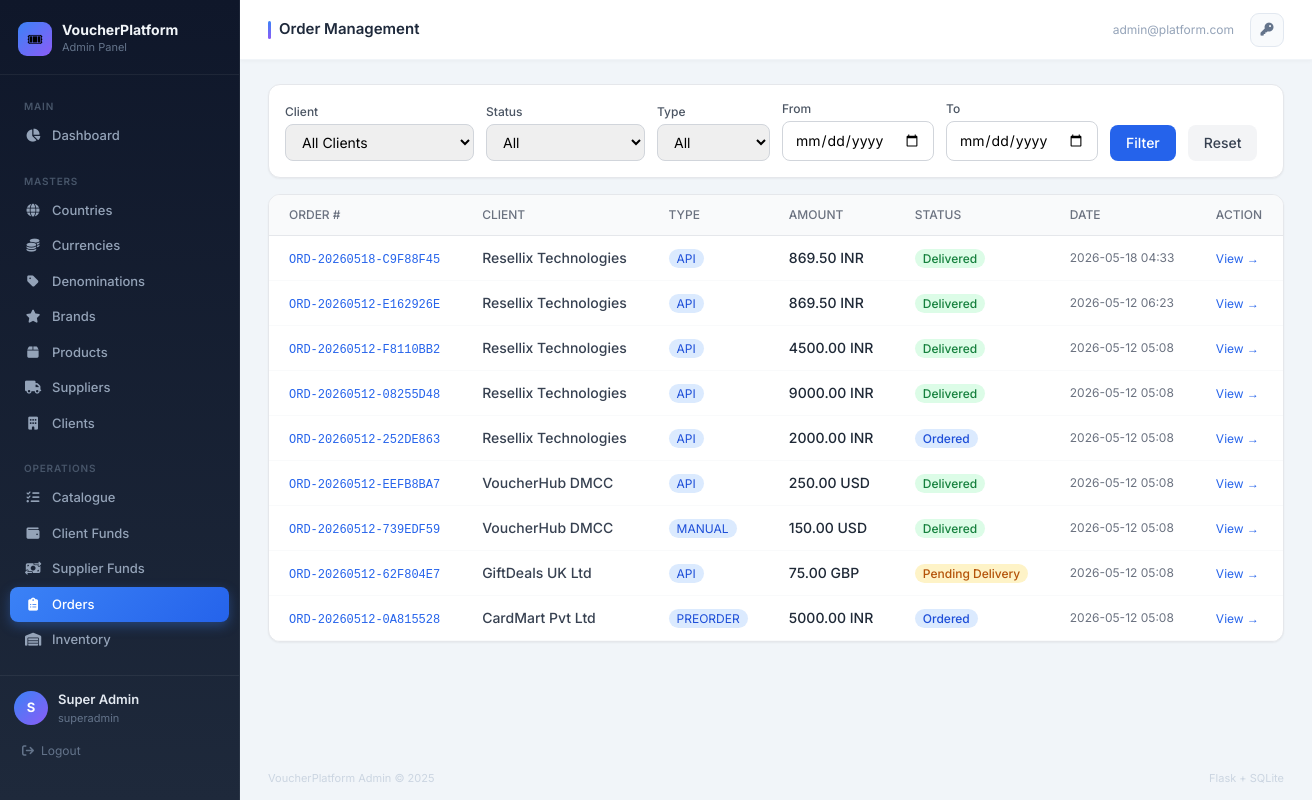
The app's page /admin/orders/ (signed in) with its own data.
### tables this page shows
CREATE TABLE orders (
    id INTEGER PRIMARY KEY AUTOINCREMENT,
    order_number TEXT NOT NULL UNIQUE,
    client_id INTEGER NOT NULL,
    currency_id INTEGER NOT NULL,
    order_type TEXT NOT NULL CHECK(order_type IN ('api','manual','preorder')),
    status TEXT NOT NULL DEFAULT 'ordered' CHECK(status IN ('ordered','pending_delivery','delivered','failed','cancelled')),
    total_amount REAL NOT NULL,
    total_usd REAL,
    fx_rate_used REAL,
    fx_buffer_pct REAL,
    invoice_number TEXT,
    remarks TEXT,
    cancelled_by INTEGER,
    cancelled_at DATETIME,
    cancellation_reason TEXT,
    created_by INTEGER NOT NULL,
    created_at DATETIME DEFAULT CURRENT_TIMESTAMP,
    updated_at DATETIME DEFAULT CURRENT_TIMESTAMP,
    FOREIGN KEY (client_id) REFERENCES clients(id),
    FOREIGN KEY (currency_id) REFERENCES currencies(id),
    FOREIGN KEY (created_by) REFERENCES users(id)
);

CREATE TABLE clients (
    id INTEGER PRIMARY KEY AUTOINCREMENT,
    name TEXT NOT NULL UNIQUE,
    client_code TEXT NOT NULL UNIQUE,
    country_id INTEGER,
    address TEXT,
    email TEXT,
    phone TEXT,
    default_currency_id INTEGER,
    fx_buffer_pct REAL DEFAULT 1.0,
    credit_limit REAL DEFAULT 0,
    credit_enabled INTEGER DEFAULT 0,
    login_enabled INTEGER DEFAULT 0,
    is_active INTEGER DEFAULT 1,
    created_at DATETIME DEFAULT CURRENT_TIMESTAMP,
    updated_at DATETIME DEFAULT CURRENT_TIMESTAMP,
    FOREIGN KEY (country_id) REFERENCES countries(id),
    FOREIGN KEY (default_currency_id) REFERENCES currencies(id)
);

CREATE TABLE currencies (
    id INTEGER PRIMARY KEY AUTOINCREMENT,
    name TEXT NOT NULL,
    code TEXT NOT NULL UNIQUE,
    symbol TEXT NOT NULL,
    is_active INTEGER DEFAULT 1,
    created_at DATETIME DEFAULT CURRENT_TIMESTAMP,
    updated_at DATETIME DEFAULT CURRENT_TIMESTAMP
);

### routes/admin_orders.py (the view)
@orders_admin_bp.route("/")
@login_required
@role_required("superadmin", "internal")
def orders_list():
    client_id = request.args.get("client_id")
    status = request.args.get("status")
    order_type = request.args.get("order_type")
    date_from = request.args.get("date_from")
    date_to = request.args.get("date_to")
    q = """SELECT o.*, c.name as client_name, cu.code as currency_code
           FROM orders o JOIN clients c ON c.id=o.client_id JOIN currencies cu ON cu.id=o.currency_id
           WHERE 1=1"""
    args = []
    if client_id: q += " AND o.client_id=?"; args.append(client_id)
    if status: q += " AND o.status=?"; args.append(status)
    if order_type: q += " AND o.order_type=?"; args.append(order_type)
    if date_from: q += " AND DATE(o.created_at)>=?"; args.append(date_from)
    if date_to: q += " AND DATE(o.created_at)<=?"; args.append(date_to)
    q += " ORDER BY o.created_at DESC LIMIT 200"
    orders = query_db(q, args)
    clients = query_db("SELECT id, name FROM clients WHERE is_active=1 ORDER BY name")
    return render_template("admin/orders_list.html", orders=orders, clients=clients,
                           filters={"client_id": client_id, "status": status,
                                    "order_type": order_type, "date_from": date_from, "date_to": date_to})

### database/db.py (called while the page is built)
def get_db():
    db_path = Config.DATABASE_PATH
    os.makedirs(os.path.dirname(db_path), exist_ok=True)
    conn = sqlite3.connect(db_path)
    conn.row_factory = sqlite3.Row
    conn.execute("PRAGMA foreign_keys = ON")
    conn.execute("PRAGMA journal_mode = WAL")
    return conn

def query_db(query, args=(), one=False):
    conn = get_db()
    try:
        cur = conn.execute(query, args)
        rv = cur.fetchall()
        conn.commit()
        return (rv[0] if rv else None) if one else rv
    finally:
        conn.close()

### services/notification_service.py (called while the page is built)
def get_user_notifications(user_id, unread_only=False):
    if unread_only:
        return query_db("SELECT * FROM notifications WHERE user_id=? AND is_read=0 ORDER BY created_at DESC", (user_id,))
    return query_db("SELECT * FROM notifications WHERE user_id=? ORDER BY created_at DESC LIMIT 50", (user_id,))

### templates/admin/orders_list.html (shortened to what this page needs)
{% extends "base_admin.html" %}
{% block page_title %}Order Management{% endblock %}
{% block content %}
<div class="bg-white rounded-xl border border-gray-200 shadow-sm mb-4 p-4">
  <form method="GET" class="flex flex-wrap gap-3 items-end">
    <div><label class="block text-xs font-medium text-gray-600 mb-1">Client</label>
      <select name="client_id" class="px-3 py-2 border border-gray-300 rounded-lg text-sm focus:ring-2 focus:ring-blue-500 outline-none">
        <option value="">All Clients</option>{% for c in clients %}<option value="{{ c.id }}" {% if filters.client_id==c.id|string %}selected{% endif %}>{{ c.name }}</option>{% endfor %}
      </select></div>
    <div><label class="block text-xs font-medium text-gray-600 mb-1">Status</label>
      <select name="status" class="px-3 py-2 border border-gray-300 rounded-lg text-sm focus:ring-2 focus:ring-blue-500 outline-none">
        <option value="">All</option>
      </select></div>
    <div><label class="block text-xs font-medium text-gray-600 mb-1">Type</label>
      <select name="order_type" class="px-3 py-2 border border-gray-300 rounded-lg text-sm focus:ring-2 focus:ring-blue-500 outline-none">
        <option value="">All</option><option value="api">API</option><option value="manual">Manual</option><option value="preorder">Pre-Order</option>
      </select></div>
    <div><label class="block text-xs font-medium text-gray-600 mb-1">From</label>
      <input type="date" name="date_from" value="{{ filters.date_from or '' }}" class="px-3 py-2 border border-gray-300 rounded-lg text-sm focus:ring-2 focus:ring-blue-500 outline-none"/></div>
    <div><label class="block text-xs font-medium text-gray-600 mb-1">To</label>
      <input type="date" name="date_to" value="{{ filters.date_to or '' }}" class="px-3 py-2 border border-gray-300 rounded-lg text-sm focus:ring-2 focus:ring-blue-500 outline-none"/></div>
    <button type="submit" class="bg-blue-600 hover:bg-blue-700 text-white text-sm font-medium px-4 py-2 rounded-lg transition-colors">Filter</button>
    <a href="{{ url_for('orders_admin.orders_list') }}" class="bg-gray-100 hover:bg-gray-200 text-gray-700 text-sm font-medium px-4 py-2 rounded-lg transition-colors">Reset</a>
  </form>
</div>
<div class="bg-white rounded-xl border border-gray-200 shadow-sm overflow-x-auto">
  <table class="w-full text-sm whitespace-nowrap">
    <thead><tr class="bg-gray-50 border-b border-gray-200">
      <th class="px-5 py-3 text-left text-xs font-medium text-gray-500 uppercase">Order #</th>
      <th class="px-5 py-3 text-left text-xs font-medium text-gray-500 uppercase">Client</th>
      <th class="px-5 py-3 text-left text-xs font-medium text-gray-500 uppercase">Type</th>
      <th class="px-5 py-3 text-left text-xs font-medium text-gray-500 uppercase">Amount</th>
      <th class="px-5 py-3 text-left text-xs font-medium text-gray-500 uppercase">Status</th>
      <th class="px-5 py-3 text-left text-xs font-medium text-gray-500 uppercase">Date</th>
      <th class="px-5 py-3 text-left text-xs font-medium text-gray-500 uppercase">Action</th>
    </tr></thead>
    <tbody>
      {% for o in orders %}
      <tr class="border-b border-gray-50 hover:bg-gray-50 transition-colors">
        <td class="px-5 py-3"><a href="{{ url_for('orders_admin.order_detail', order_id=o.id) }}" class="text-blue-600 hover:underline font-mono text-xs">{{ o.order_number }}</a></td>
        <td class="px-5 py-3 font-medium text-gray-700">{{ o.client_name }}</td>
        <td class="px-5 py-3"><span class="px-2 py-0.5 rounded-full text-xs bg-blue-100 text-blue-700">{{ o.order_type|upper }}</span></td>
        <td class="px-5 py-3 font-medium text-gray-800">{{ "%.2f"|format(o.total_amount) }} {{ o.currency_code }}</td>
        <td class="px-5 py-3">
          <span class="px-2 py-0.5 rounded-full text-xs font-medium
            {% if o.status=='delivered' %}bg-green-100 text-green-700
            {% elif o.status=='cancelled' %}bg-red-100 text-red-700
            {% elif o.status=='failed' %}bg-red-100 text-red-700
            {% elif o.status=='ordered' %}bg-blue-100 text-blue-700
            {% else %}bg-amber-100 text-amber-700{% endif %}">
            {{ o.status|replace('_',' ')|title }}
          </span>
        </td>
        <td class="px-5 py-3 text-gray-500 text-xs">{{ o.created_at[:16] }}</td>
        <td class="px-5 py-3"><a href="{{ url_for('orders_admin.order_detail', order_id=o.id) }}" class="text-blue-600 text-xs hover:underline">View →</a></td>
      </tr>
      {% else %}
      <tr><td colspan="7" class="px-5 py-8 text-center text-gray-400">No orders found.</td></tr>
      {% endfor %}
    </tbody>
  </table>
</div>
{% endblock %}

### templates/base_admin.html (style rules this page uses)
* { font-family: 'Inter', sans-serif; }

### records on screen
orders: order_number "ORD-20260518-C9F88F45", client_name "Resellix Technologies", order_type "API", total_amount "869.50", currency_code "INR", status "Delivered", created_at "2026-05-18 04:33"
orders: order_number "ORD-20260512-E162926E", client_name "Resellix Technologies", order_type "API", total_amount "869.50", currency_code "INR", status "Delivered", created_at "2026-05-12 06:23"
orders: order_number "ORD-20260512-F8110BB2", client_name "Resellix Technologies", order_type "API", total_amount "4500.00", currency_code "INR", status "Delivered", created_at "2026-05-12 05:08"
orders: order_number "ORD-20260512-08255D48", client_name "Resellix Technologies", order_type "API", total_amount "9000.00", currency_code "INR", status "Delivered", created_at "2026-05-12 05:08"
orders: order_number "ORD-20260512-252DE863", client_name "Resellix Technologies", order_type "API", total_amount "2000.00", currency_code "INR", status "Ordered", created_at "2026-05-12 05:08"
orders: order_number "ORD-20260512-EEFB8BA7", client_name "VoucherHub DMCC", order_type "API", total_amount "250.00", currency_code "USD", status "Delivered", created_at "2026-05-12 05:08"
orders: order_number "ORD-20260512-739EDF59", client_name "VoucherHub DMCC", order_type "MANUAL", total_amount "150.00", currency_code "USD", status "Delivered", created_at "2026-05-12 05:08"
orders: order_number "ORD-20260512-62F804E7", client_name "GiftDeals UK Ltd", order_type "API", total_amount "75.00", currency_code "GBP", status "Pending Delivery", created_at "2026-05-12 05:08"
orders: order_number "ORD-20260512-0A815528", client_name "CardMart Pvt Ltd", order_type "PREORDER", total_amount "5000.00", currency_code "INR", status "Ordered", created_at "2026-05-12 05:08"

### other values on screen
{{ (session.user_name or 'A')[0]|upper }} "S"
{{ session.user_name }} "Super Admin"
{{ session.user_type }} "superadmin"
{{ session.user_email }} "admin@platform.com"
